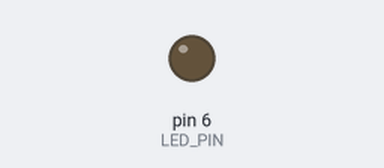
This sketch was run on a simulated Arduino Uno, built with avr-gcc and run on an emulated ATmega328P. Shown: output pins drawn as LEDs (lit = HIGH). Random numbers use the default seed unless the sketch sets one.

Above: at 0.05 s.
At 2.85 s:
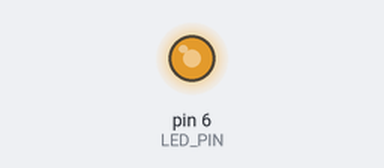
At 11.15 s:
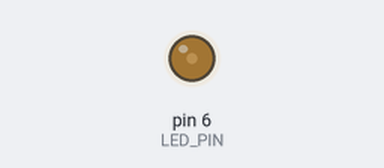
At 21.95 s:
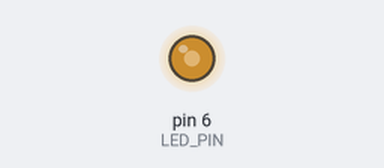
Timing chart, 0 to 28.6 s (numbered marks = the images above):
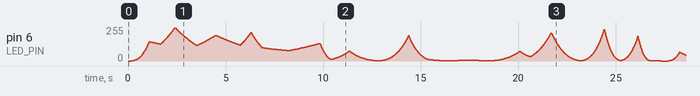

The sketch:

_test_twinkle.ino
```cpp
/**
 * System
 */

#include "TwinkleLights.h"
#include "GammaCorrect.h"

const unsigned int LED_COUNT = 1; // number of LED pins, 144
const byte LED_PIN = 6;

/**
 * Animation configuration
 */
const unsigned int FRAMERATE_MS = 16; // 16 ms = 60 fps


/**
 * Internal state
 */
long frameStartTime_ms;
TwinkleLights twinkle = TwinkleLights(LED_COUNT);


void setup() {
  pinMode(LED_PIN, OUTPUT);
  //Serial.begin(9600);
  randomSeed(analogRead(0));
  frameStartTime_ms = millis();
}


void loop() {
  long timeDelay = millis() - frameStartTime_ms;
  if (timeDelay > FRAMERATE_MS) {
    unsigned int *brightnesses = twinkle.render();
    analogWrite(LED_PIN, gammaCorrect(brightnesses[0]));
    //Serial.println(pixels[0].brightness);

    frameStartTime_ms = millis();
  }
}
```

TwinkleLights.cpp
```cpp
#include "TwinkleLights.h"

TwinkleLights::TwinkleLights(unsigned int numPixels) : _numPixels(numPixels) {
  // initialize _pixels and _oldPixels
  _pixels = new TwinklePixel[numPixels];
  _oldPixels = new TwinklePixel[numPixels];
  _brightnesses = new unsigned int[numPixels];
  _initialize();
}

TwinkleLights::~TwinkleLights() {
  delete _pixels;
  delete _oldPixels;
  delete _brightnesses;
}

void TwinkleLights::_initialize() {
  this->_COLOR_RANGE.max = 255;
  this->_COLOR_RANGE.min = 0;

  for (unsigned int index = 0; index < _numPixels; index++) {
    this->_pixels[index].timeout = 0;
    this->_oldPixels[index].timeout = 0;
  }
}

unsigned int TwinkleLights::_makeRandomBrightness() {
  unsigned int brightness = random(this->_COLOR_RANGE.min, this->_COLOR_RANGE.max);
  return brightness;
}

unsigned int TwinkleLights::_tweenBrightness(unsigned int startBrightness, unsigned int endBrightness, float percent) {
  return this->_tweenValue(startBrightness, endBrightness, percent);
}

float TwinkleLights::_tweenValue(float previousValue, float nextValue, float percent) {
  float tween = (nextValue-previousValue)*percent + previousValue;
  return tween;
}

int TwinkleLights::_makeRandomTimeout(int min, int max) {
  return (rand() % (max-min)) + min;
}

int TwinkleLights::_randomizePixel(TwinklePixel &pixel) {
  long currentTime = millis();
  unsigned int brightness = this->_makeRandomBrightness();
  pixel.brightness = brightness;
  pixel.timeout = currentTime + this->_makeRandomTimeout(this->_TIME_INTERVAL_MIN_MS, this->_TIME_INTERVAL_MAX_MS);
}

void TwinkleLights::_copyPixel(TwinklePixel &fromPixel, TwinklePixel &toPixel) {
  toPixel.brightness = fromPixel.brightness;
  toPixel.timeout = fromPixel.timeout;
}

unsigned int *TwinkleLights::render() {
  long currentTime = millis();

  long timeOut;
  long timeScale;
  float percentTween;

  for (unsigned int index = 0; index < _numPixels; index++) {
    long timeout = this->_pixels[index].timeout - currentTime;


    if (timeout > 0) { // tween this pixel if the timeout has not expired
      timeScale = this->_pixels[index].timeout - this->_oldPixels[index].timeout;

      if (timeScale <= 0) {
        percentTween = 1.0;
      } else {
        percentTween =  ((float)currentTime - (float)this->_oldPixels[index].timeout) / timeScale;
      }
      int brightness = this->_tweenBrightness(this->_oldPixels[index].brightness, this->_pixels[index].brightness, percentTween);
      _brightnesses[index] = brightness;
      Serial.print("brightness: ");
      Serial.println(brightness);
    } else { // time to make a new pattern for this pixel
      // copy current pixel over to old pixel
      this->_copyPixel(this->_pixels[index], this->_oldPixels[index]);

      this->_randomizePixel(this->_pixels[index]);
    }
  }
  return _brightnesses;
}
```

TwinkleLights.h
```cpp
#ifndef TwinkleLights_h
#define TwinkleLights_h

#include <Arduino.h>

struct TwinklePixel {
  int brightness;
  long timeout;
};

struct BrightnessRange {
  unsigned int min;
  unsigned int max;
};

class TwinkleLights
{
  public:
    TwinkleLights(unsigned int numPixels);
    ~TwinkleLights();
    unsigned int *render();

  private:
    static const unsigned int _TIME_INTERVAL_MIN_MS = 500;  // minimum time between new pixels
    static const unsigned int _TIME_INTERVAL_MAX_MS = 1750; // maximum time between new pixels

    BrightnessRange _COLOR_RANGE;
    unsigned int _numPixels;
    TwinklePixel* _pixels;
    TwinklePixel* _oldPixels;
    unsigned int *_brightnesses;

    void _initialize();
    unsigned int _makeRandomBrightness();
    unsigned int _tweenBrightness(unsigned int previousBrightness, unsigned int nextBrightness, float percent);
    float _tweenValue(float previousValue, float nextValue, float percent);
    int _makeRandomTimeout(int min, int max);
    int _randomizePixel(TwinklePixel &pixel);
    void _copyPixel(TwinklePixel &fromPixel, TwinklePixel &toPixel);

};

#endif
```

Source omitted: GammaCorrect.h (data table, 1318 bytes)
